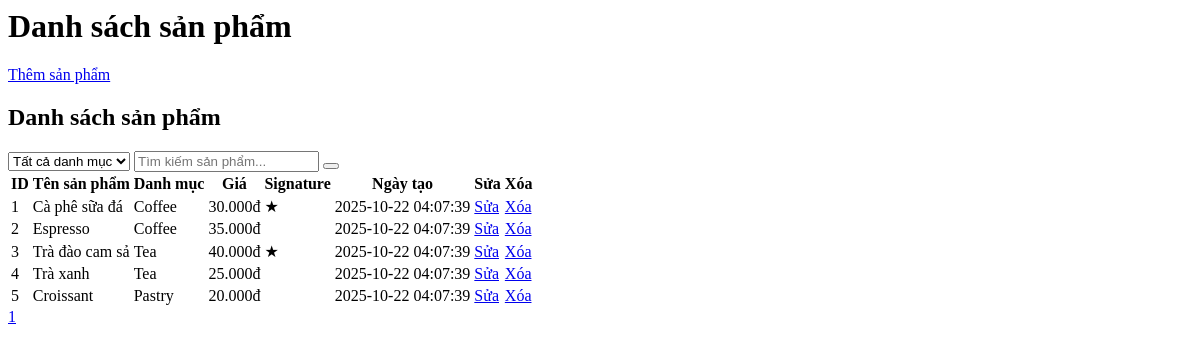
The app's page /admin/products/list.php with its own data.
### tables this page shows
CREATE TABLE products (
    product_id INT AUTO_INCREMENT PRIMARY KEY,
    category_id INT,
    name VARCHAR(100) NOT NULL,
    description TEXT,
    price DECIMAL(10,2) NOT NULL,
    image VARCHAR(255),
    is_signature BOOLEAN DEFAULT FALSE,
    created_at TIMESTAMP DEFAULT CURRENT_TIMESTAMP,
    FOREIGN KEY (category_id) REFERENCES categories(category_id)
);

CREATE TABLE categories (
    category_id INT AUTO_INCREMENT PRIMARY KEY,
    name VARCHAR(100) NOT NULL,
    description TEXT
);

### admin/products/list.php (the view, shortened to what this page needs)
<?php
include_once '../../database/db_connection.php';
$cat = isset($_GET['cat']) ? $_GET['cat'] : '';
$catFilter = $cat ? " AND c.name = '" . $conn->real_escape_string($cat) . "'" : '';
$search = isset($_GET['search']) ? $conn->real_escape_string(trim($_GET['search'])) : '';
$searchFilter = $search ? " AND (p.name LIKE '%$search%' OR CAST(p.price AS CHAR) LIKE '%$search%')" : '';
$page = isset($_GET['page']) ? max(1, intval($_GET['page'])) : 1;
$limit = 10;
$offset = ($page - 1) * $limit;
$sqlCount = "SELECT COUNT(*) FROM products p LEFT JOIN categories c ON p.category_id = c.category_id WHERE 1=1 $catFilter $searchFilter";
$total = $conn->query($sqlCount)->fetch_row()[0];
$totalPages = ceil($total / $limit);
$sql = "SELECT p.product_id, p.name, c.name AS category, p.price, p.is_signature, p.created_at FROM products p LEFT JOIN categories c ON p.category_id = c.category_id WHERE 1=1 $catFilter $searchFilter ORDER BY p.created_at DESC LIMIT $limit OFFSET $offset";
$result = $conn->query($sql);
?>
<div class="p-6">
  <div class="flex justify-between items-center mb-8">
    <h1 class="text-2xl font-bold text-gray-800 flex items-center gap-2"><i class="fa fa-coffee text-pink-500"></i> Danh sách sản phẩm</h1>
    <a href="#" data-page="products/add.php" class="bg-pink-600 hover:bg-pink-700 text-white px-6 py-2 rounded-xl font-bold shadow transition flex items-center gap-2"><i class="fa fa-plus"></i> Thêm sản phẩm</a>
  </div>
    <div class="bg-white rounded-xl shadow p-8">
      <h2 class="text-2xl font-bold mb-6 text-orange-600 flex items-center gap-2"><i class="fa fa-coffee"></i> Danh sách sản phẩm</h2>
      <div class="mb-4 flex items-center gap-2">
        <select name="cat" class="border rounded px-2 py-1">
          <option value="">Tất cả danh mục</option>
        </select>
        <input type="text" id="searchInput" placeholder="Tìm kiếm sản phẩm..." value="<?= htmlspecialchars($search) ?>" class="border rounded px-4 py-2 w-full focus:outline-none focus:ring-2 focus:ring-orange-200">
        <button id="clearSearch" class="bg-gray-500 hover:bg-gray-600 text-white px-4 py-2 rounded font-semibold"><i class="fa fa-times"></i></button>
      </div>
    <table id="productTable" class="min-w-full table-auto border-collapse">
      <thead>
        <tr class="bg-orange-100 text-orange-700">
          <th class="px-4 py-2 sortable" data-sort="product_id">ID</th>
          <th class="px-4 py-2 sortable" data-sort="name">Tên sản phẩm</th>
          <th class="px-4 py-2 sortable" data-sort="category">Danh mục</th>
          <th class="px-4 py-2 sortable" data-sort="price">Giá</th>
          <th class="px-4 py-2 sortable" data-sort="is_signature">Signature</th>
          <th class="px-4 py-2 sortable" data-sort="created_at">Ngày tạo</th>
          <th class="px-4 py-2">Sửa</th>
          <th class="px-4 py-2">Xóa</th>
        </tr>
      </thead>
      <tbody>
        <?php while ($row = $result->fetch_assoc()): ?>
        <tr class="border-b fade-in">
          <td class="px-4 py-2" data-value="<?= $row['product_id'] ?>"><?= $row['product_id'] ?></td>
          <td class="px-4 py-2" data-value="<?= htmlspecialchars($row['name']) ?>"><?= htmlspecialchars($row['name']) ?></td>
          <td class="px-4 py-2" data-value="<?= htmlspecialchars($row['category']) ?>"><?= htmlspecialchars($row['category']) ?></td>
          <td class="px-4 py-2" data-value="<?= $row['price'] ?>"><?= number_format($row['price'], 0, ',', '.') ?>đ</td>
          <td class="px-4 py-2" data-value="<?= $row['is_signature'] ?>"><?= $row['is_signature'] ? '<span class="text-orange-600 font-bold">★</span>' : '' ?></td>
          <td class="px-4 py-2" data-value="<?= $row['created_at'] ?>"><?= $row['created_at'] ?></td>
          <td class="px-4 py-2"><a href="#" data-page="products/edit.php?id=<?= $row['product_id'] ?>" class="text-orange-500 hover:underline">Sửa</a></td>
          <td class="px-4 py-2"><a href="#" data-page="products/delete.php?id=<?= $row['product_id'] ?>" class="text-red-500 hover:underline">Xóa</a></td>
        </tr>
        <?php endwhile; ?>
      </tbody>
    </table>
    <div class="mt-4 flex gap-2">
      <?php for($i=1;$i<=$totalPages;$i++): ?>
        <a href="#" data-page="products/list.php?page=<?= $i ?>&cat=<?= urlencode($cat) ?>&search=<?= urlencode($search) ?>" class="px-3 py-1 rounded <?= $i==$page ? 'bg-pink-500 text-white' : 'bg-gray-100 text-gray-700' ?>"><?= $i ?></a>
      <?php endfor; ?>
    </div>
  </div>
</div>

### admin/products/list.php (style rules this page uses)
th.sortable { cursor: pointer; user-select: none; }
.fade-in { animation: fadeIn 0.5s ease-in; }

### records on screen
products: product_id "1", name "Cà phê sữa đá", category.name "Coffee", price "30.000", created_at "2025-10-22 04:07:39"
products: product_id "2", name "Espresso", category.name "Coffee", price "35.000", $row['is_signature'] 0 (drawn), created_at "2025-10-22 04:07:39"
products: product_id "3", name "Trà đào cam sả", category.name "Tea", price "40.000", $row['is_signature'] 1 (drawn), created_at "2025-10-22 04:07:39"
products: product_id "4", name "Trà xanh", category.name "Tea", price "25.000", $row['is_signature'] 0 (drawn), created_at "2025-10-22 04:07:39"
products: product_id "5", name "Croissant", category.name "Pastry", price "20.000", $row['is_signature'] 0 (drawn), created_at "2025-10-22 04:07:39"
